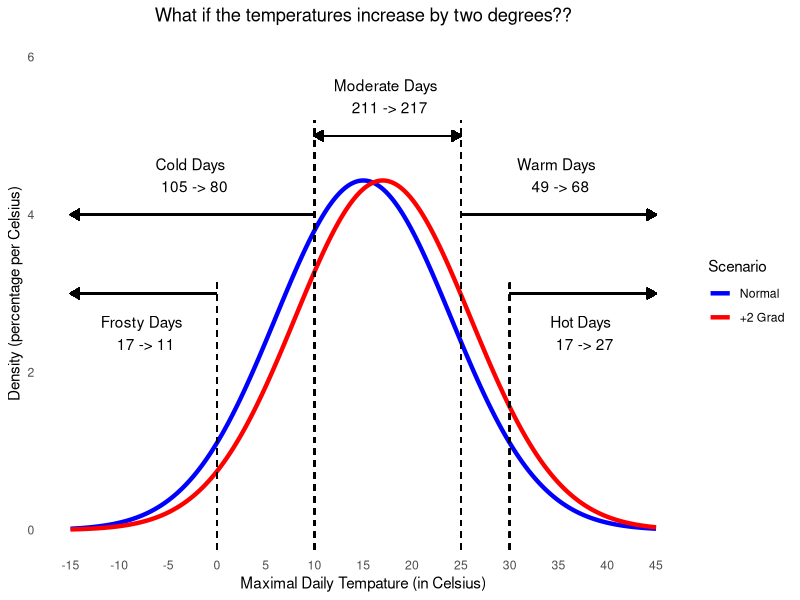

Recreate this plot in R.
## ---- chunk 1
knitr::opts_chunk$set(echo = TRUE)
## ---- chunk 2
library(tidyverse)
## ---- chunk 3
data.frame(temp = seq(-15,45,0.1)) %>%
  mutate(old = 100*dnorm(temp, mean = 15, sd = 9),
         new = 100*dnorm(temp, mean = 17, sd = 9)
         ) %>%
  gather(key = "scenario",
         value = density,
         old,
         new,
         factor_key = TRUE
         ) ->
  df_plot
## ---- chunk 4
ggplot(df_plot,
       mapping = aes(x = temp,
                     y = density,
                     color = scenario
                     )
       )+
  geom_line(size = 1.5)+
  ylim(c(0,6))+
  geom_segment(x = 0,
               y = -1,
               xend = 0,
               yend = 3.2,
               color = "black",
               linetype = "dashed"
               )+
  geom_segment(x = 10,
               y = -1,
               xend = 10,
               yend = 5.2,
               color = "black",
               linetype = "dashed"
               )+
  geom_segment(x = 25,
               y = -1,
               xend = 25,
               yend = 5.2,
               color = "black",
               linetype = "dashed"
               )+
  geom_segment(x = 30,
               y = -1,
               xend = 30,
               yend = 3.2,
               color = "black",
               linetype = "dashed"
               )+
  geom_segment(x = 10,
               y = 5,
               xend = 25,
               yend = 5,
               color = "black",
               size = 0.5,
               arrow = arrow(ends = "both",
                             type = "closed",
                             length = unit(0.1,"inches")
                             )
                 )+
geom_segment(x = 25,
             y = 4,
             xend = 45,
             yend = 4,
             color = "black",
             size = 0.5,
             arrow = arrow(ends = "last",
                           type = "closed",
                           length = unit(0.1,"inches")
                           )
             )+
geom_segment(x = 30,
             y = 3,
             xend = 45,
             yend = 3,
             color = "black",
             size = 0.5,
             arrow = arrow(ends = "last",
                           type = "closed",
                           length = unit(0.1,"inches")
                           )
             )+
geom_segment(x = 10,
             y = 4,
             xend = -15,
             yend = 4,
             color = "black",
             size = 0.5,
             arrow = arrow(ends = "last",
                           type = "closed",
                           length = unit(0.1,"inches")
                           )
             )+
geom_segment(x = 0,
             y = 3,
             xend = -15,
             yend = 3,
             color = "black",
             size = 0.5,
             arrow = arrow(ends = "last",
                           type = "closed",
                           length = unit(0.1,"inches")
                           )
             )+
  theme_minimal()+
  labs(x = "Maximal Daily Tempature (in Celsius)",
       y = "Density (percentage per Celsius)",
       color = "Scenario",
       title = "What if the temperatures increase by two degrees??"
       )+
  scale_x_continuous(breaks = seq(-15,45,5))+
  annotate("text",
           x = 17.5,
           y = 5.5,
           label = "Moderate Days \n 211 -> 217")+
  annotate("text",
           x = -2.5,
           y = 4.5,
           label = "Cold Days \n 105 -> 80")+
  annotate("text",
           x = -7.5,
           y = 2.5,
           label = "Frosty Days \n 17 -> 11")+
    annotate("text",
           x = 37.5,
           y = 2.5,
           label = "Hot Days \n 17 -> 27")+
    annotate("text",
           x = 35,
           y = 4.5,
           label = "Warm Days \n 49 -> 68")+
  theme(panel.grid.major = element_blank(),
        panel.grid.minor = element_blank(),
        plot.title = element_text(hjust = 0.5)
        )+
  scale_color_manual(values = c("blue","red"),
                     labels = c("Normal","+2 Grad") 
                     )->
  plot_temp

plot_temp
